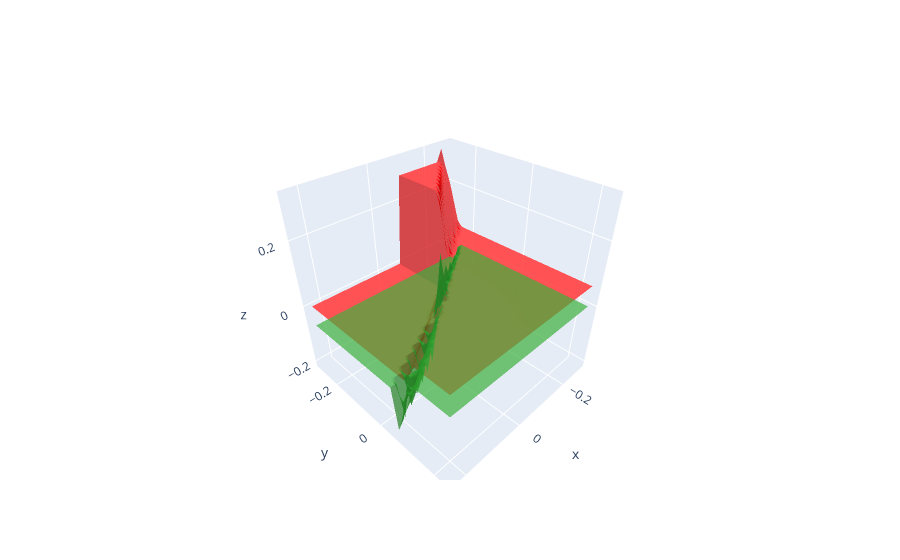

The cell this chart's notebook holds for it:
### Code cell
import plotly.graph_objects as go

colors1 = np.zeros(shape=toplot.shape)    
colors2 = np.ones(shape=toplot2.shape)    

cmap = plt.get_cmap("tab10")
colorscale = [[0, 'rgb' + str(cmap(1)[0:3])], 
              [1, 'rgb' + str(cmap(2)[0:3])]]

fig = go.Figure()

fig.add_trace(go.Surface(
    contours = {},
    x = rs_c_arr,
    y = rf_c_arr,
    z = toplot.values, 
    surfacecolor =colors1,
    colorscale=colorscale,
    cmin=0, cmax=1, opacity=.7))

fig.add_trace(go.Surface(
    contours = {},
    x = rs_c_arr,
    y = rf_c_arr,
    z = toplot2.values, 
    surfacecolor =colors2,
    colorscale=colorscale,
    cmin=0, cmax=1, opacity=.7))

fig.update_traces(showscale=False)
fig.show()

### Figure 1 — Plotly figure (JSON) as saved in the notebook; plotly's stock layout.template omitted (floating-point values rounded to 4 significant figures; data arrays with more than 128 entries replaced by an {"elided": "..."} marker saying what was removed)
{"data": [{"cmax": 1, "cmin": 0, "colorscale": [[0, "rgb(1.0, 0.4980392156862745, 0.054901960784313725)"], [1, "rgb(0.17254901960784313, 0.6274509803921569, 0.17254901960784313)"]], "opacity": 0.7, "showscale": false, "surfacecolor": {"elided": "30x30 int values"}, "type": "surface", "x": [-0.2885, -0.2704, -0.2523, -0.2343, -0.2162, -0.1982, -0.1801, -0.1621, -0.144, -0.1259, -0.1079, -0.08982, -0.07176, -0.05371, -0.03565, -0.01759, 0.0004682, 0.01853, 0.03658, 0.05464, 0.0727, 0.09076, 0.1088, 0.1269, 0.1449, 0.163, 0.181, 0.1991, 0.2172, 0.2352], "y": [-0.2885, -0.2704, -0.2523, -0.2343, -0.2162, -0.1982, -0.1801, -0.1621, -0.144, -0.1259, -0.1079, -0.08982, -0.07176, -0.05371, -0.03565, -0.01759, 0.0004682, 0.01853, 0.03658, 0.05464, 0.0727, 0.09076, 0.1088, 0.1269, 0.1449, 0.163, 0.181, 0.1991, 0.2172, 0.2352], "z": {"elided": "30x30 float values"}}, {"cmax": 1, "cmin": 0, "colorscale": [[0, "rgb(1.0, 0.4980392156862745, 0.054901960784313725)"], [1, "rgb(0.17254901960784313, 0.6274509803921569, 0.17254901960784313)"]], "opacity": 0.7, "showscale": false, "surfacecolor": {"elided": "30x30 int values"}, "type": "surface", "x": [-0.2885, -0.2704, -0.2523, -0.2343, -0.2162, -0.1982, -0.1801, -0.1621, -0.144, -0.1259, -0.1079, -0.08982, -0.07176, -0.05371, -0.03565, -0.01759, 0.0004682, 0.01853, 0.03658, 0.05464, 0.0727, 0.09076, 0.1088, 0.1269, 0.1449, 0.163, 0.181, 0.1991, 0.2172, 0.2352], "y": [-0.2885, -0.2704, -0.2523, -0.2343, -0.2162, -0.1982, -0.1801, -0.1621, -0.144, -0.1259, -0.1079, -0.08982, -0.07176, -0.05371, -0.03565, -0.01759, 0.0004682, 0.01853, 0.03658, 0.05464, 0.0727, 0.09076, 0.1088, 0.1269, 0.1449, 0.163, 0.181, 0.1991, 0.2172, 0.2352], "z": {"elided": "30x30 float values"}}], "layout": {}}
